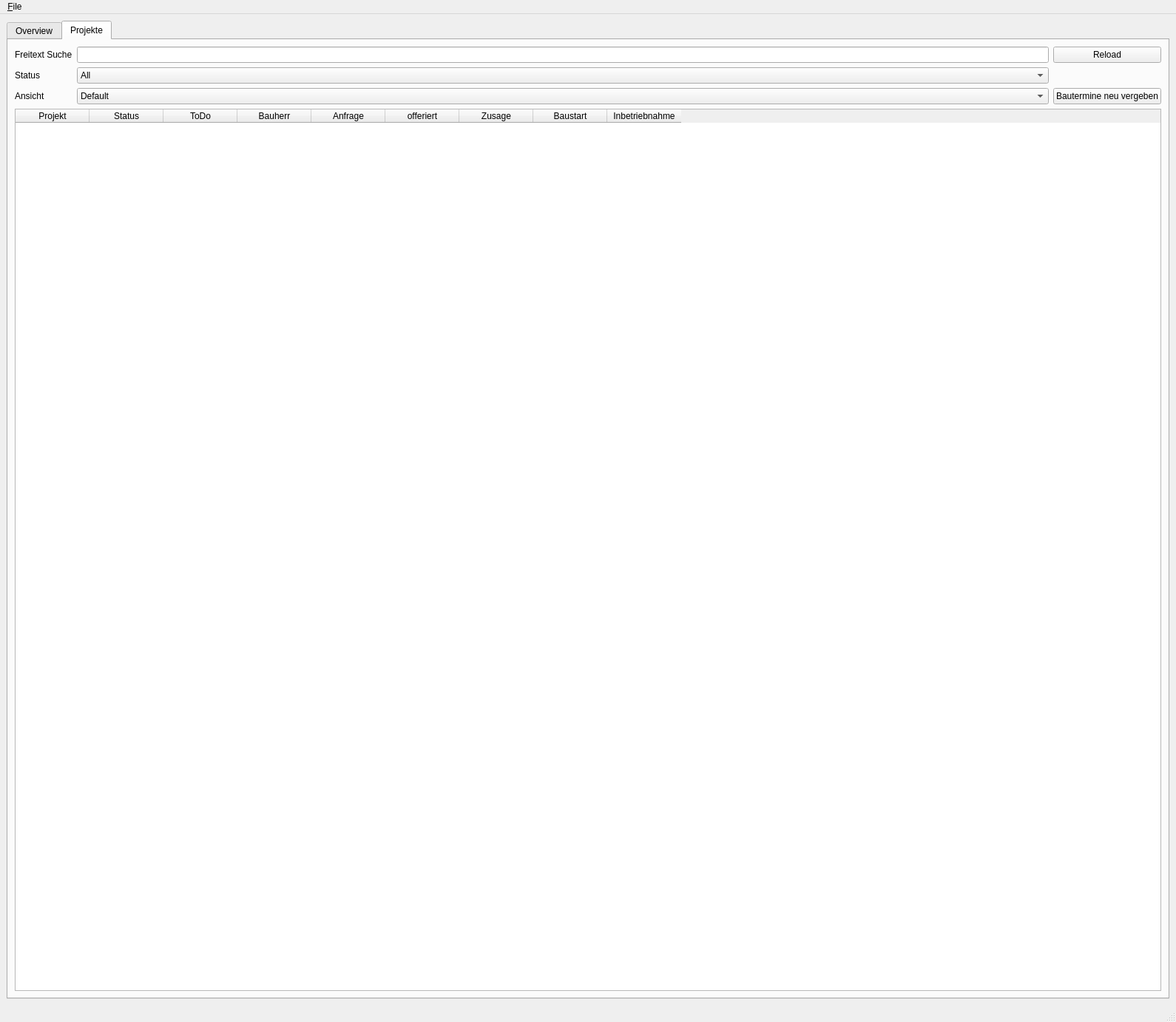
<?xml version="1.0" encoding="UTF-8"?>
<ui version="4.0">
 <class>MainWindow</class>
 <widget class="QMainWindow" name="MainWindow">
  <property name="geometry">
   <rect>
    <x>0</x>
    <y>0</y>
    <width>1590</width>
    <height>1382</height>
   </rect>
  </property>
  <property name="sizePolicy">
   <sizepolicy hsizetype="Expanding" vsizetype="Expanding">
    <horstretch>0</horstretch>
    <verstretch>0</verstretch>
   </sizepolicy>
  </property>
  <property name="windowTitle">
   <string>MainWindow</string>
  </property>
  <widget class="QWidget" name="centralwidget">
   <property name="enabled">
    <bool>true</bool>
   </property>
   <property name="sizePolicy">
    <sizepolicy hsizetype="Expanding" vsizetype="Expanding">
     <horstretch>0</horstretch>
     <verstretch>0</verstretch>
    </sizepolicy>
   </property>
   <layout class="QHBoxLayout" name="horizontalLayout_2">
    <item>
     <widget class="QTabWidget" name="tabWidget">
      <property name="currentIndex">
       <number>1</number>
      </property>
      <widget class="QWidget" name="tab_sync">
       <attribute name="title">
        <string>Overview</string>
       </attribute>
       <widget class="QWidget" name="formLayoutWidget">
        <property name="geometry">
         <rect>
          <x>10</x>
          <y>70</y>
          <width>1871</width>
          <height>161</height>
         </rect>
        </property>
        <layout class="QFormLayout" name="formLayout">
         <property name="labelAlignment">
          <set>Qt::AlignLeading|Qt::AlignLeft|Qt::AlignVCenter</set>
         </property>
         <item row="0" column="0">
          <widget class="QLabel" name="label">
           <property name="text">
            <string>Last Picture Name</string>
           </property>
          </widget>
         </item>
         <item row="0" column="1">
          <widget class="QLabel" name="lastPictureName">
           <property name="text">
            <string>TextLabel</string>
           </property>
          </widget>
         </item>
         <item row="1" column="0">
          <widget class="QLabel" name="label_3">
           <property name="text">
            <string>Last Quote Name</string>
           </property>
          </widget>
         </item>
         <item row="1" column="1">
          <widget class="QLabel" name="lastQuoteName">
           <property name="text">
            <string>TextLabel</string>
           </property>
          </widget>
         </item>
         <item row="2" column="0">
          <widget class="QLabel" name="label_5">
           <property name="text">
            <string>Last Invoice Name</string>
           </property>
          </widget>
         </item>
         <item row="2" column="1">
          <widget class="QLabel" name="lastInvoiceName">
           <property name="text">
            <string>TextLabel</string>
           </property>
          </widget>
         </item>
         <item row="3" column="0">
          <widget class="QLabel" name="label_8">
           <property name="text">
            <string>Next Quote Name</string>
           </property>
          </widget>
         </item>
         <item row="4" column="0">
          <widget class="QLabel" name="label_9">
           <property name="text">
            <string>Next Invoice Name</string>
           </property>
          </widget>
         </item>
         <item row="3" column="1">
          <widget class="QLineEdit" name="nextQuoteName">
           <property name="enabled">
            <bool>true</bool>
           </property>
           <property name="sizePolicy">
            <sizepolicy hsizetype="Fixed" vsizetype="Fixed">
             <horstretch>0</horstretch>
             <verstretch>0</verstretch>
            </sizepolicy>
           </property>
           <property name="text">
            <string/>
           </property>
           <property name="readOnly">
            <bool>true</bool>
           </property>
          </widget>
         </item>
         <item row="4" column="1">
          <widget class="QLineEdit" name="nextInvoiceName">
           <property name="enabled">
            <bool>true</bool>
           </property>
           <property name="sizePolicy">
            <sizepolicy hsizetype="Fixed" vsizetype="Fixed">
             <horstretch>0</horstretch>
             <verstretch>0</verstretch>
            </sizepolicy>
           </property>
           <property name="text">
            <string/>
           </property>
           <property name="readOnly">
            <bool>true</bool>
           </property>
          </widget>
         </item>
        </layout>
       </widget>
       <widget class="QGroupBox" name="groupBox">
        <property name="geometry">
         <rect>
          <x>10</x>
          <y>260</y>
          <width>751</width>
          <height>191</height>
         </rect>
        </property>
        <property name="title">
         <string>Neues Projekt</string>
        </property>
        <widget class="QLabel" name="label_2">
         <property name="geometry">
          <rect>
           <x>10</x>
           <y>120</y>
           <width>62</width>
           <height>17</height>
          </rect>
         </property>
         <property name="text">
          <string>Ortschaft</string>
         </property>
        </widget>
        <widget class="QLineEdit" name="newProject_street">
         <property name="geometry">
          <rect>
           <x>130</x>
           <y>30</y>
           <width>231</width>
           <height>25</height>
          </rect>
         </property>
        </widget>
        <widget class="QLineEdit" name="newProject_city">
         <property name="geometry">
          <rect>
           <x>130</x>
           <y>120</y>
           <width>231</width>
           <height>25</height>
          </rect>
         </property>
        </widget>
        <widget class="QLabel" name="label_4">
         <property name="geometry">
          <rect>
           <x>10</x>
           <y>30</y>
           <width>62</width>
           <height>17</height>
          </rect>
         </property>
         <property name="text">
          <string>Strasse</string>
         </property>
        </widget>
        <widget class="QPushButton" name="createProject">
         <property name="geometry">
          <rect>
           <x>130</x>
           <y>150</y>
           <width>151</width>
           <height>25</height>
          </rect>
         </property>
         <property name="text">
          <string>Projekt erstellen</string>
         </property>
        </widget>
        <widget class="QLabel" name="label_6">
         <property name="geometry">
          <rect>
           <x>10</x>
           <y>60</y>
           <width>121</width>
           <height>17</height>
          </rect>
         </property>
         <property name="text">
          <string>Strassennummer</string>
         </property>
        </widget>
        <widget class="QLabel" name="label_7">
         <property name="geometry">
          <rect>
           <x>10</x>
           <y>90</y>
           <width>101</width>
           <height>17</height>
          </rect>
         </property>
         <property name="text">
          <string>Postleitzahl</string>
         </property>
        </widget>
        <widget class="QLineEdit" name="newProject_streetNumber">
         <property name="geometry">
          <rect>
           <x>130</x>
           <y>60</y>
           <width>231</width>
           <height>25</height>
          </rect>
         </property>
        </widget>
        <widget class="QLineEdit" name="newProject_zipCode">
         <property name="geometry">
          <rect>
           <x>130</x>
           <y>90</y>
           <width>231</width>
           <height>25</height>
          </rect>
         </property>
        </widget>
       </widget>
      </widget>
      <widget class="QWidget" name="tab_projects">
       <attribute name="title">
        <string>Projekte</string>
       </attribute>
       <layout class="QHBoxLayout" name="horizontalLayout_5">
        <item>
         <layout class="QVBoxLayout" name="verticalLayout_3">
          <item>
           <layout class="QGridLayout" name="gridLayout">
            <item row="2" column="0">
             <widget class="QLabel" name="label_12">
              <property name="text">
               <string>Ansicht</string>
              </property>
             </widget>
            </item>
            <item row="2" column="1">
             <widget class="QComboBox" name="projectView">
              <item>
               <property name="text">
                <string>Default</string>
               </property>
              </item>
              <item>
               <property name="text">
                <string>Finance</string>
               </property>
              </item>
              <item>
               <property name="text">
                <string>Construction</string>
               </property>
              </item>
             </widget>
            </item>
            <item row="0" column="1">
             <widget class="QLineEdit" name="filterFreeText"/>
            </item>
            <item row="1" column="0">
             <widget class="QLabel" name="label_10">
              <property name="text">
               <string>Status</string>
              </property>
             </widget>
            </item>
            <item row="1" column="1">
             <widget class="QComboBox" name="filterStatus">
              <item>
               <property name="text">
                <string>All</string>
               </property>
              </item>
              <item>
               <property name="text">
                <string>1 - nothing</string>
               </property>
              </item>
              <item>
               <property name="text">
                <string>3 - lead</string>
               </property>
              </item>
              <item>
               <property name="text">
                <string>4 - quoted</string>
               </property>
              </item>
              <item>
               <property name="text">
                <string>5 - building</string>
               </property>
              </item>
              <item>
               <property name="text">
                <string>6 - in Betrieb</string>
               </property>
              </item>
              <item>
               <property name="text">
                <string>7.1 - EIV complete</string>
               </property>
              </item>
              <item>
               <property name="text">
                <string>7.2 - EIV payed</string>
               </property>
              </item>
              <item>
               <property name="text">
                <string>8 - archived</string>
               </property>
              </item>
              <item>
               <property name="text">
                <string>9 - rejected</string>
               </property>
              </item>
             </widget>
            </item>
            <item row="0" column="0">
             <widget class="QLabel" name="label_11">
              <property name="text">
               <string>Freitext Suche</string>
              </property>
             </widget>
            </item>
            <item row="0" column="2">
             <widget class="QPushButton" name="reload">
              <property name="text">
               <string>Reload</string>
              </property>
             </widget>
            </item>
            <item row="2" column="2">
             <widget class="QPushButton" name="constructionSort">
              <property name="text">
               <string>Bautermine neu vergeben</string>
              </property>
             </widget>
            </item>
           </layout>
          </item>
          <item>
           <layout class="QHBoxLayout" name="horizontalLayout_6">
            <item>
             <widget class="QTableWidget" name="tableWidgetProjects">
              <property name="enabled">
               <bool>true</bool>
              </property>
              <property name="editTriggers">
               <set>QAbstractItemView::NoEditTriggers</set>
              </property>
              <property name="alternatingRowColors">
               <bool>true</bool>
              </property>
              <property name="sortingEnabled">
               <bool>true</bool>
              </property>
              <property name="columnCount">
               <number>9</number>
              </property>
              <column>
               <property name="text">
                <string>Projekt</string>
               </property>
              </column>
              <column>
               <property name="text">
                <string>Status</string>
               </property>
              </column>
              <column>
               <property name="text">
                <string>ToDo</string>
               </property>
              </column>
              <column>
               <property name="text">
                <string>Bauherr</string>
               </property>
              </column>
              <column>
               <property name="text">
                <string>Anfrage</string>
               </property>
              </column>
              <column>
               <property name="text">
                <string>offeriert</string>
               </property>
              </column>
              <column>
               <property name="text">
                <string>Zusage</string>
               </property>
              </column>
              <column>
               <property name="text">
                <string>Baustart</string>
               </property>
              </column>
              <column>
               <property name="text">
                <string>Inbetriebnahme</string>
               </property>
              </column>
             </widget>
            </item>
           </layout>
          </item>
         </layout>
        </item>
       </layout>
      </widget>
     </widget>
    </item>
   </layout>
  </widget>
  <widget class="QMenuBar" name="menubar">
   <property name="geometry">
    <rect>
     <x>0</x>
     <y>0</y>
     <width>1590</width>
     <height>24</height>
    </rect>
   </property>
   <widget class="QMenu" name="menu_File">
    <property name="title">
     <string>&amp;File</string>
    </property>
    <addaction name="action_Preferences"/>
    <addaction name="separator"/>
    <addaction name="action_Quit"/>
   </widget>
   <addaction name="menu_File"/>
  </widget>
  <widget class="QStatusBar" name="statusbar"/>
  <action name="action_Preferences">
   <property name="text">
    <string>&amp;Preferences</string>
   </property>
  </action>
  <action name="action_Open">
   <property name="text">
    <string>&amp;Open</string>
   </property>
  </action>
  <action name="action_Save">
   <property name="text">
    <string>&amp;Save</string>
   </property>
  </action>
  <action name="action_Save_As">
   <property name="text">
    <string>&amp;Save As</string>
   </property>
  </action>
  <action name="action_Close">
   <property name="text">
    <string>&amp;Close</string>
   </property>
  </action>
  <action name="action_Quit">
   <property name="text">
    <string>&amp;Quit</string>
   </property>
   <property name="shortcut">
    <string>Ctrl+Q</string>
   </property>
  </action>
  <action name="action_NewProject">
   <property name="text">
    <string>&amp;New Project</string>
   </property>
  </action>
 </widget>
 <tabstops>
  <tabstop>tabWidget</tabstop>
  <tabstop>newProject_street</tabstop>
  <tabstop>newProject_streetNumber</tabstop>
  <tabstop>newProject_zipCode</tabstop>
  <tabstop>newProject_city</tabstop>
  <tabstop>createProject</tabstop>
  <tabstop>tableWidgetProjects</tabstop>
 </tabstops>
 <resources/>
 <connections>
  <connection>
   <sender>action_Quit</sender>
   <signal>triggered()</signal>
   <receiver>MainWindow</receiver>
   <slot>deleteLater()</slot>
   <hints>
    <hint type="sourcelabel">
     <x>-1</x>
     <y>-1</y>
    </hint>
    <hint type="destinationlabel">
     <x>472</x>
     <y>395</y>
    </hint>
   </hints>
  </connection>
 </connections>
</ui>
